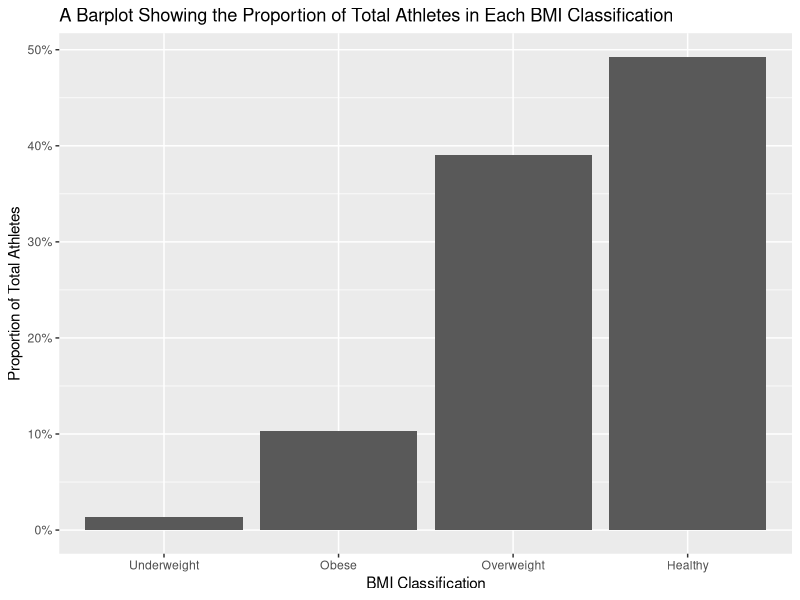
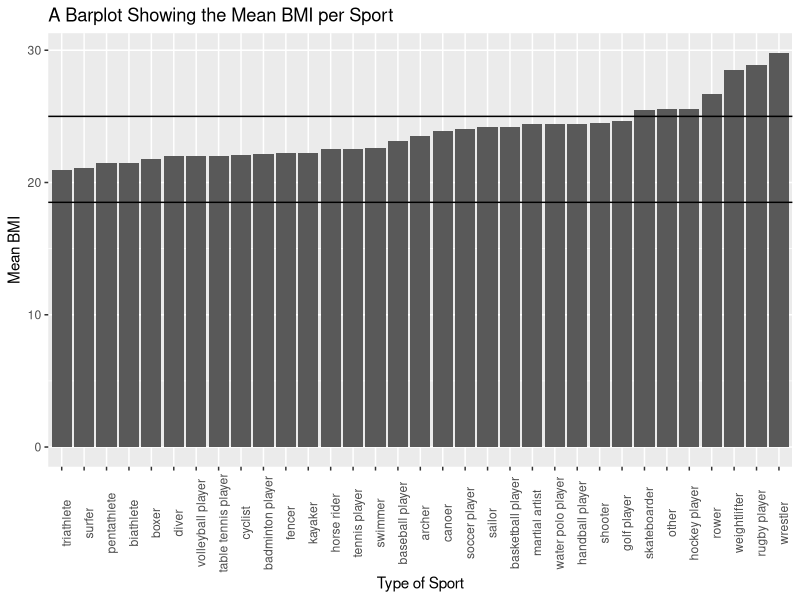

Reproduce these figures in R, in order. (Note: this script raises an error after producing the figures.)
library('tidyverse')
athlete_data <- read_csv('filtered_data3.csv')
athlete_data <- athlete_data %>%
  filter(Height > 1.45) %>%
  filter(Height < 2.50) %>%
  filter(Weight > 35.0) %>%
  filter(Weight < 250.0) %>% 
  rename(Sport_Type = 'Type of Sportsman') %>%
  mutate(BMI = Weight/(Height*Height)) %>% 
  mutate(Classification = ifelse(BMI < 18.5, 'Underweight', 
                                 ifelse(BMI >= 18.5 & BMI < 25.0, 'Healthy', 
                                        ifelse(BMI >= 25.0 & BMI < 30.0, 'Overweight', 'Obese')))) %>% 
  mutate(Obesity_Type = ifelse(Classification == 'Obese' & BMI >= 30.0 & BMI < 34.9, 'Obese Class I',
                               ifelse(Classification == 'Obese' & BMI >= 35.0 & BMI < 39.9, 'Obese Class II',
                                      ifelse(Classification == 'Obese' & BMI >= 40.0, 'Obese Class III', 'N/A'))))


proportions <- as.data.frame(table(athlete_data$Classification))
proportions <- proportions %>% 
  rename(Classification = Var1) %>% 
  mutate(Proportions = Freq/sum(Freq))

ggplot(proportions) + 
  aes(x = reorder(Classification, Proportions), y = Proportions) + 
  geom_bar(stat='identity') + 
  labs(x = 'BMI Classification', 
       y = 'Proportion of Total Athletes', 
       title = 'A Barplot Showing the Proportion of Total Athletes in Each BMI Classification') + 
  scale_y_continuous(labels = scales::label_percent())

mean_bmi_per_sport <- athlete_data %>%
  group_by(Sport_Type) %>% 
  select(Sport_Type, BMI) %>%
  summarise(mean_bmi = mean(BMI))

ggplot(mean_bmi_per_sport) + 
  aes(x = reorder(Sport_Type, mean_bmi), y = mean_bmi) + 
  geom_bar(stat='identity') + 
  labs(x = 'Type of Sport', 
       y = 'Mean BMI', 
       title = 'A Barplot Showing the Mean BMI per Sport') + 
  theme(axis.text.x = element_text(angle = 90)) + 
  geom_hline(yintercept = 25) + 
  geom_hline(yintercept = 18.5) #talk to the teachers about if it is redundant 

proportion_per_sport <- athlete_data %>% 
  select(Sport_Type, Classification) %>%
  group_by(Sport_Type, Classification) %>% 
  summarise(number = n()) %>% 
  pivot_wider(names_from = Classification, values_from = number) %>%
  mutate(Obese = ifelse(is.na(Obese), 0, Obese)) %>%
  mutate(Overweight = ifelse(is.na(Overweight), 0, Overweight)) %>%
  mutate(Underweight = ifelse(is.na(Underweight), 0, Underweight)) %>%
  mutate(proportion_overweight = Overweight/(Underweight+Healthy+Overweight+Obese)) %>% 
  mutate(proportion_obese = Obese/(Underweight+Healthy+Overweight+Obese))

ggplot(proportion_per_sport, aes(fill=, y=, x=)) + 
  geom_bar(position="stack", stat="identity")
